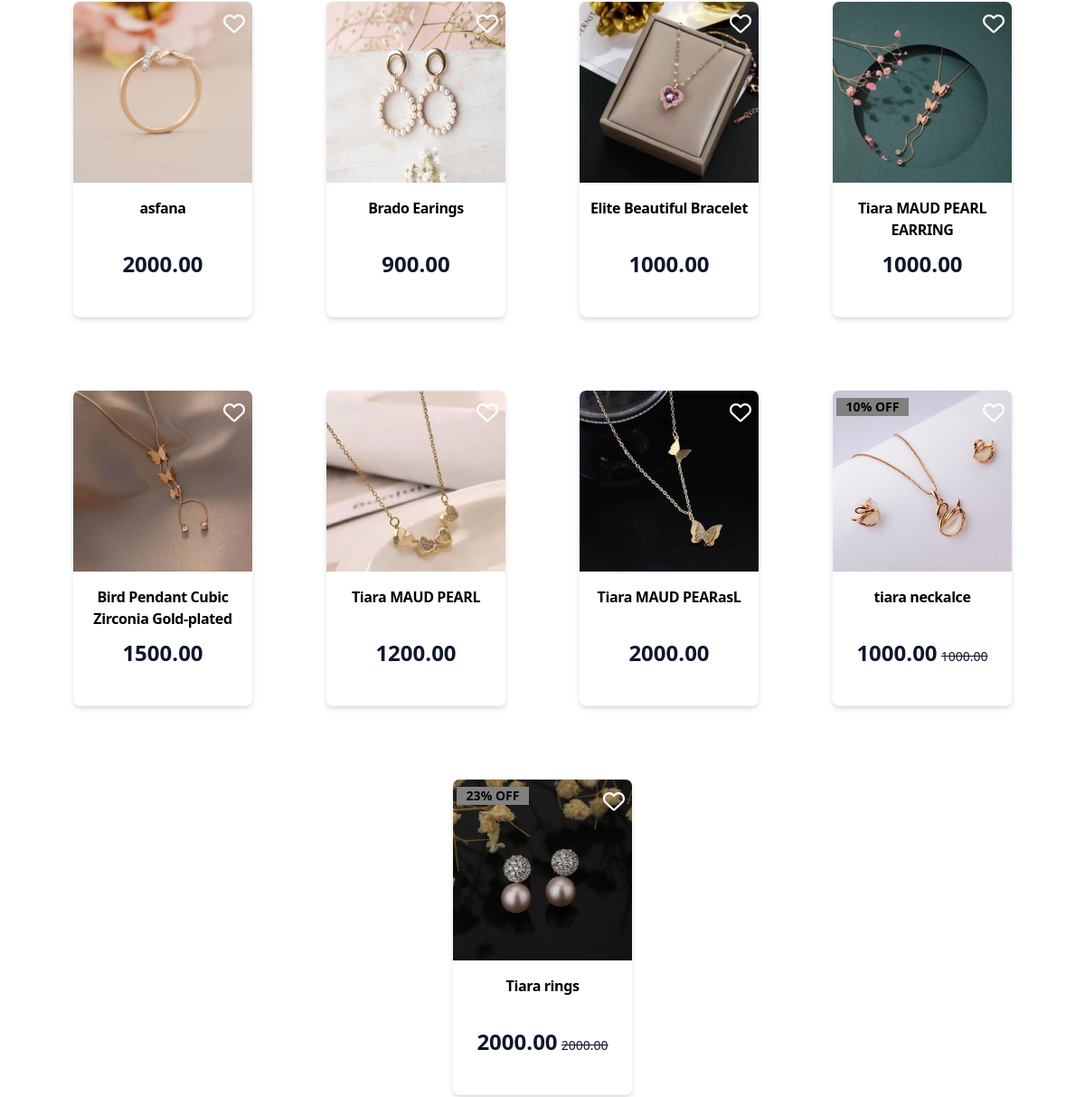
Before: /products/ (middle part) with the older database file.
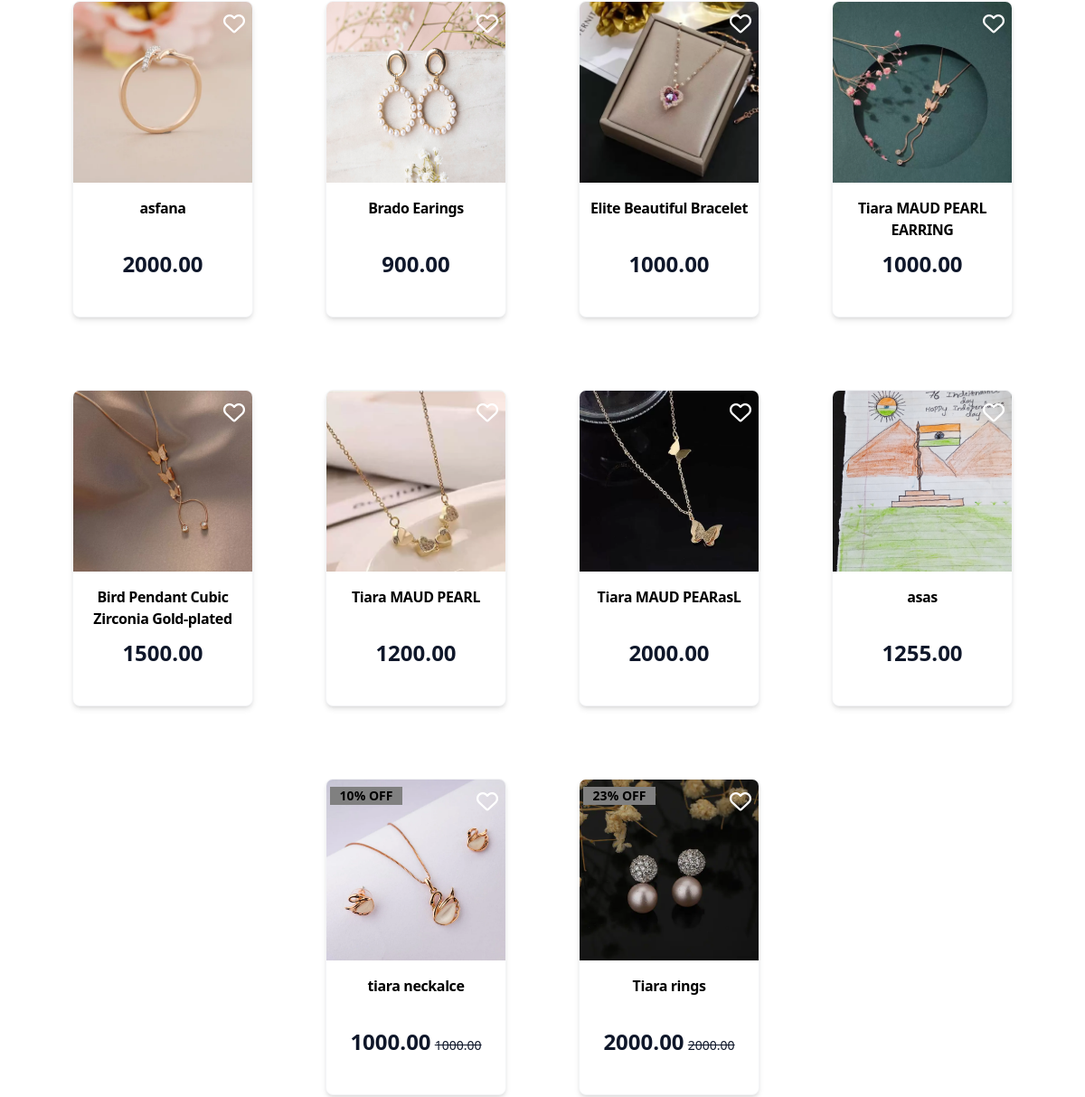
After: the same page with the newer database file.
### adminapp/models.py (models this page shows, shortened)
class Product(models.Model):
    productname=models.CharField(max_length=50)
    category=models.ForeignKey(Category,on_delete=models.CASCADE)
    details=models.CharField(max_length=100, default='None')
    description=models.TextField()
    active = models.BooleanField(null=True, blank=True)
    offer = models.ForeignKey(ProductOffer, on_delete=models.SET_NULL, null=True, blank=True)

class Variant(models.Model):
    color=models.CharField(max_length=50, default="None")
    product=models.ForeignKey(Product, on_delete=models.CASCADE, related_name='variants')
    price = models.DecimalField(default=0, max_digits=7, decimal_places=2)
    stock=models.IntegerField(default=0)
    img1=models.ImageField(upload_to='product_images',blank=True)
    img2=models.ImageField(upload_to='product_images',blank=True)
    img3=models.ImageField(upload_to='product_images',blank=True)
    img4=models.ImageField(upload_to='product_images',blank=True)
    active=models.BooleanField(default=True)
    discount_price = models.DecimalField(default=0, max_digits=7, decimal_places=2)

class ProductOffer(models.Model):
    discount_prcnt = models.IntegerField(validators=[MinValueValidator(0), MaxValueValidator(100)])
    expire_date = models.DateField()

### authentication/views.py (the view)
# urls.py: path('products/',views.products, name="products"),
def products(request):
    products = Product.objects.filter(variants__isnull=False).distinct()
    order_by = request.GET.get('order_by', 'default')
    if order_by == 'low_to_high':
        products = products.annotate(min_price=Min('variants__discount_price')).order_by('min_price')
    elif order_by == 'high_to_low':
        products = products.annotate(max_price=Min('discount_price')).order_by('-max_price')
    return render(request,'user/products.html',{'products':products})

### templates/user/products.html (shortened to what this page needs)
{% extends 'base.html' %}
{% load static %}
{% block content %}
<div class=" overflow-x-auto">
<div class="flex flex-wrap justify-center">
  {% if products %}
    {% for product in products %}
    <a href="{% url 'product_details' product.id %}">
      <div class="m-10  max-w-xs overflow-hidden rounded-lg border border-gray-100 bg-white shadow-md transition-transform transform hover:scale-105" style="width: 200px; height: 350px;">
        <div class="relative">
       <img class="object-cover" src="{{ product.variants.first.img1.url }}" alt="product image" style="height: 200px; width: 200px; align-items: center;" />
       <div class="absolute top-2 left-1 text-black bg-yellow-900 text-center"
            style="background-color: gray; width: 80px;">
            {% if product.offer or productt.category.offer %}
                <p class="text-sm font-semibold">{{ product.offer.discount_prcnt }}% OFF</p>
            {% endif %}
        </div>
       <div class="absolute top-0 right-0">
        {% if product in request.user.wishlist.products.all %}
            <i class="far fa-heart text-2xl m-2 text-red-800"></i>
        {% else %}
            <i class="fa-regular fa-heart text-white text-2xl m-2"></i>
        {% endif %}
    </div>
    </div>
        <div class="mt-4 pb-5">
          <div class="flex justify-center", style="height: 50px; width: 100%;">
            <p class= "tracking-tight text-center font-semibold">{{ product.productname }}</p>
        </div>
          <div class="mt-2 mb-5 flex items-center justify-center">
            <p>
              <span class="text-2xl font-bold text-slate-900 text-center">{{ product.variants.first.discount_price }}</span>
              {% if product.offer or product.category.offer%}
            <span class="text-sm text-slate-900 line-through text-center">{{ product.variants.first.price }}</span>
              {% endif %}
            </p>
          </div>
        </div>
      </div>
    </a>
    {% endfor %}
  {% endif %}
</div>
</div>
{% endblock content %}

Changed rows visible on the page:
added Product: variants.first.img1 (picture), productname "asas", variants.first.discount_price "1255.00"
